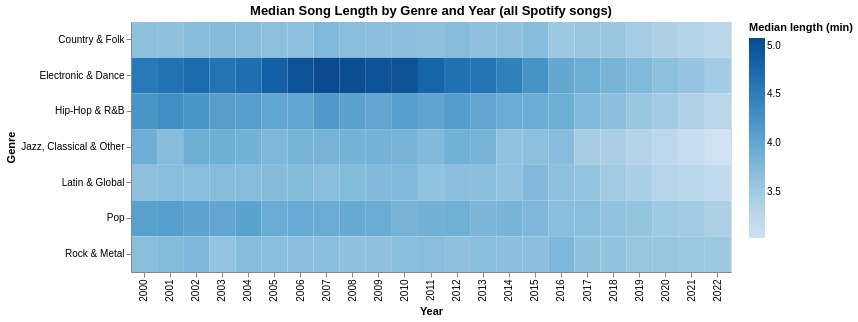

The notebook cell this image was saved under:
### Markdown cell above
## Chart 2: median length by genre and year

### Code cell
chart2 = alt.Chart(genres).mark_rect().encode(
    x=alt.X("year:O", title="Year"),
    y=alt.Y("genre_family:N", title="Genre"),
    color=alt.Color("median:Q", title="Median length (min)", scale=alt.Scale(scheme="blues"))
).properties(
    title="Median Song Length by Genre and Year (all Spotify songs)",
    width=600,
    height=250
)

chart2

### Figure 1 — Vega-Lite specification as saved in the notebook (floating-point values rounded to 4 significant figures; data arrays with more than 128 entries replaced by an {"elided": "..."} marker saying what was removed)
{"config": {"view": {"continuousWidth": 300, "continuousHeight": 300}}, "data": {"name": "data-a7a4708bcc33fc24504d3b9ae1582ede"}, "mark": {"type": "rect"}, "encoding": {"color": {"field": "median", "scale": {"scheme": "blues"}, "title": "Median length (min)", "type": "quantitative"}, "x": {"field": "year", "title": "Year", "type": "ordinal"}, "y": {"field": "genre_family", "title": "Genre", "type": "nominal"}}, "height": 250, "title": "Median Song Length by Genre and Year (all Spotify songs)", "width": 600, "$schema": "https://vega.github.io/schema/vega-lite/v5.20.1.json", "datasets": {"data-a7a4708bcc33fc24504d3b9ae1582ede": {"elided": "161 records"}}}
